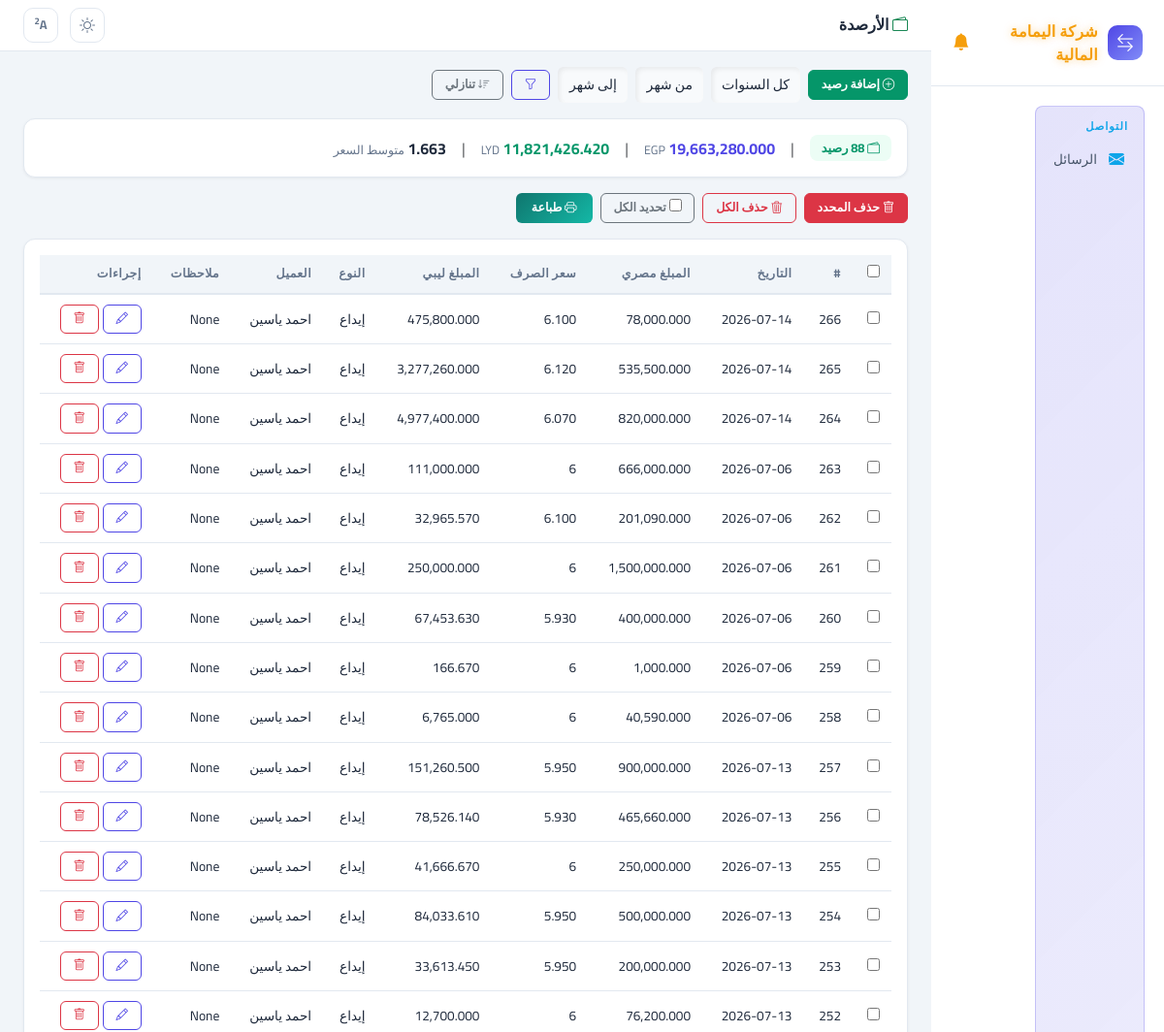
Page /capital/ (upper part) on the earlier database version.
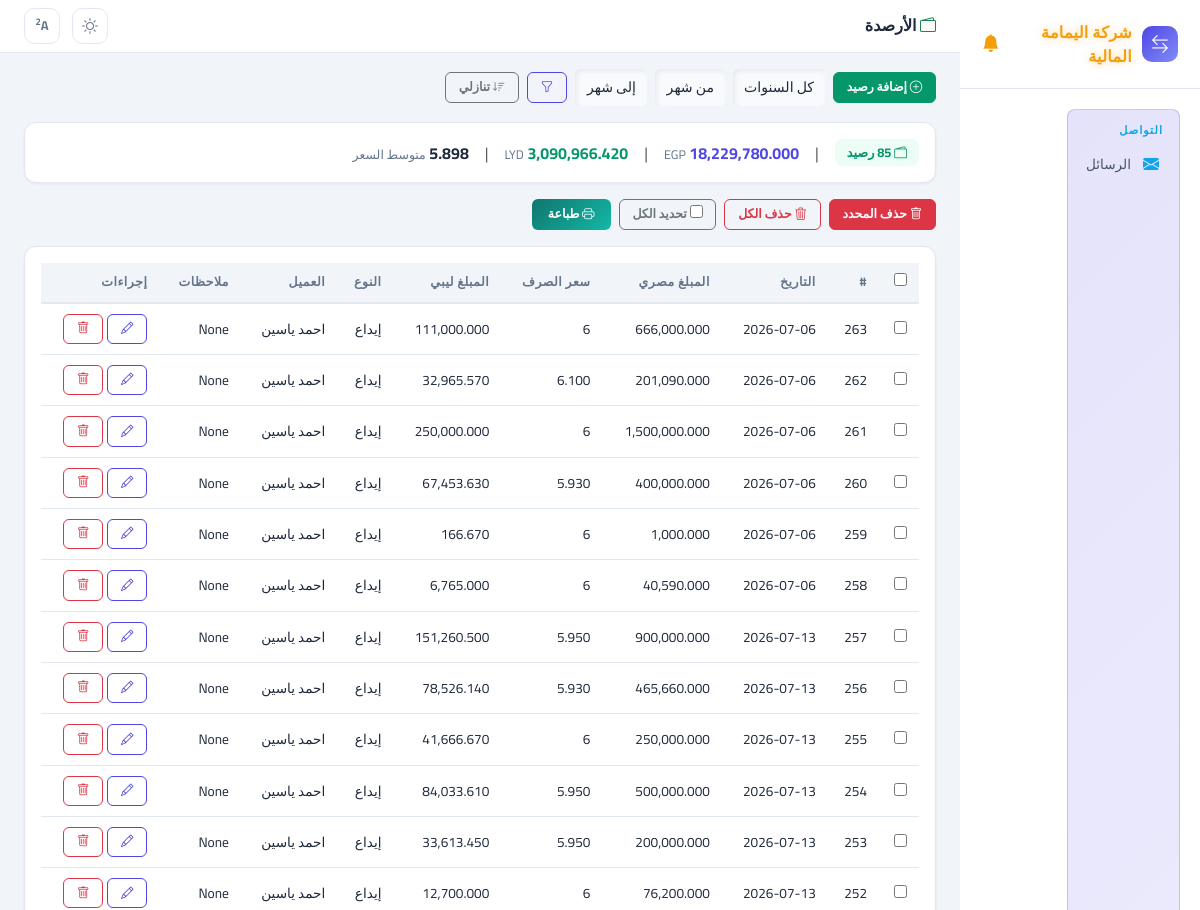
Same page on the later database version.
### access_app/models.py (models this page shows, shortened)
class Capital(models.Model):
    cash_in = models.FloatField(verbose_name="وارد نقدي", null=True, blank=True)
    libyan_cash = models.FloatField(verbose_name="نقدي ليبي", null=True, blank=True)
    date = models.DateField(verbose_name="التاريخ", null=True, blank=True)
    in_type = models.CharField(max_length=200, verbose_name="نوع الإيداع", null=True, blank=True)
    from_source = models.ForeignKey(FromSource, on_delete=models.SET_NULL, null=True, blank=True, verbose_name="من")
    exchange_rate = models.FloatField(verbose_name="سعر الصرف", null=True, blank=True)
    balance_type = models.ForeignKey(BalanceType, on_delete=models.SET_NULL, null=True, blank=True, verbose_name="نوع الرصيد")
    remarks = models.TextField(verbose_name="ملاحظات", null=True, blank=True)
    client = models.ForeignKey("ClientBalance", on_delete=models.SET_NULL, null=True, blank=True, verbose_name="رصيد من")
    class Meta:
        verbose_name = "رصيد"
        verbose_name_plural = "الأرصدة"

class ClientBalance(models.Model):
    name = models.CharField(max_length=200, verbose_name="الاسم")
    phone = models.CharField(max_length=20, verbose_name="رقم الهاتف", blank=True, null=True)
    egp_balance = models.FloatField(verbose_name="الرصيد المصري", default=0)
    lyd_balance = models.FloatField(verbose_name="الرصيد الليبي", default=0)
    last_updated = models.DateTimeField(verbose_name="آخر تحديث", auto_now=True)
    class Meta:
        verbose_name = "رصيد عميل"
        verbose_name_plural = "أرصدة العملاء"

### access_app/views.py (the view, shortened to what this page needs)
# urls.py: path('capital/', views.capital_list, name='capital_list'),
def capital_list(request):
    order = request.GET.get("order", "desc")
    order_field = "-id" if order == "desc" else "id"
    qs = Capital.objects.select_related("client", "from_source").all().order_by(order_field)
    q = request.GET.get("q", "").strip()
    date_from = request.GET.get("date_from", "").strip()
    date_to = request.GET.get("date_to", "").strip()
    client_id = request.GET.get("client", "").strip()
    year = request.GET.get("year", "").strip()
    month_from = request.GET.get("month_from", "").strip()
    month_to = request.GET.get("month_to", "").strip()
    if date_from:
        qs = qs.filter(date__gte=date_from)
    if date_to:
        qs = qs.filter(date__lte=date_to)
    if client_id:
        qs = qs.filter(client_id=client_id)
    if year:
        qs = qs.filter(date__year=year)
    if month_from:
        qs = qs.filter(date__month__gte=month_from)
    if month_to:
        qs = qs.filter(date__month__lte=month_to)
    agg = qs.aggregate(
        total_egp=Sum("cash_in"),
        total_lyd=Sum("libyan_cash"),
    )
    total_egp_val = agg["total_egp"] or 0
    total_lyd_val = agg["total_lyd"] or 0
    avg_rate = round(total_egp_val / total_lyd_val, 3) if total_lyd_val else 0
    filtered_count = qs.count()
    total_count = Capital.objects.count()
    clients = ClientBalance.objects.all().order_by("name")
    is_filtered = bool(q or date_from or date_to or client_id or year or month_from or month_to)
    return render(request, "capital_list.html", {
        "title": "الأرصدة",
        "capitals": qs,
        "clients": clients,
        "q": q,
        "date_from": date_from,
        "date_to": date_to,
        "selected_client": client_id,
        "selected_year": year,
        "selected_month_from": month_from,
        "selected_month_to": month_to,
        "total_egp": total_egp_val,
        "total_lyd": total_lyd_val,
        "avg_rate": avg_rate,
        "order": order,
        "filtered_count": filtered_count,
        "total_count": total_count,
        "is_filtered": is_filtered,
    })

### access_app/context_processors.py (called while the page is built, shortened)
def carryover_reminder(request):
    now = datetime.now()
    prev_year = now.year - 1 if now.month == 1 else now.year
    prev_month = 12 if now.month == 1 else now.month - 1
    dismissed = request.session.get("carryover_reminder_dismissed")
    if dismissed == f"{prev_year}-{prev_month}":
        return {"carryover_reminder": None}
    clients = ClientBalance.objects.all().order_by("name")
    warning_clients = []
    for client in clients:
        has_data = Capital.objects.filter(
            client=client, date__year=prev_year, date__month=prev_month
        ).exists()
        if not has_data:
            continue
    if not warning_clients:
        return {"carryover_reminder": None}

def current_user_processor(request):
    user_id = request.session.get("user_id")
    if user_id:
        try:
            user = SystemUser.objects.get(id=user_id)
            return {"current_user": user}
        except SystemUser.DoesNotExist:
            pass
    return {"current_user": None}

def maintenance_processor(request):
    from .models import SystemSetting
    setting = SystemSetting.get()
    return {"maintenance_mode": setting.maintenance_mode, "maintenance_message": setting.maintenance_message}

def import_alerts_processor(request):
    unread = ImportAlert.objects.filter(is_read=False).count()
    return {"import_alerts_unread": unread}

### access_app/models.py (called while the page is built)
    @classmethod
    def get(cls):
        obj, _ = cls.objects.get_or_create(id=1)
        return obj

### access_app/templatetags/app_tags.py (called while the page is built)
@register.filter(name="fmt")
def fmt_amount(value):
    try:
        return f"{float(value):,.3f}"
    except (ValueError, TypeError):
        return value or "-"

@register.filter(name="split")
def split_filter(value, sep=","):
    if not value:
        return []
    return str(value).split(sep)

### access_app/templates/capital_list.html (shortened to what this page needs)
{% extends "base.html" %}
{% load app_tags %}
{% load l10n %}
{% block page_title %}<i class="bi bi-wallet2 text-success"></i> الأرصدة{% endblock %}
{% block content %}
<div class="d-flex align-items-center gap-2 mb-3 flex-wrap">
    <a href="{% url 'add_capital' %}" class="btn btn-success btn-sm"><i class="bi bi-plus-circle"></i> إضافة رصيد</a>
    <form method="get" class="d-flex gap-2 align-items-center" id="filterForm">
        <select name="year" class="form-select form-select-sm" style="width:auto;">
            <option value="">كل السنوات</option>
        </select>
        <select name="month_from" class="form-select form-select-sm" style="width:auto;">
            <option value="">من شهر</option>
        </select>
        <select name="month_to" class="form-select form-select-sm" style="width:auto;">
            <option value="">إلى شهر</option>
        </select>
        <button type="submit" class="btn btn-outline-primary btn-sm"><i class="bi bi-funnel"></i></button>
    </form>
    <a href="?order={% if order == 'desc' %}asc{% else %}desc{% endif %}" class="btn btn-outline-secondary btn-sm" style="text-decoration:none">
        <i class="bi bi-sort-{% if order == 'desc' %}down{% else %}up{% endif %}"></i>
        {% if order == 'desc' %}تنازلي{% else %}تصاعدي{% endif %}
    </a>
</div>
<div class="stat-card p-3 mb-3">
    <div class="d-flex gap-3 flex-wrap align-items-center">
        {% if is_filtered %}
        <span style="background:var(--warning-bg);color:var(--warning);padding:4px 12px;border-radius:8px;font-size:.8rem;font-weight:700">
            <i class="bi bi-funnel-fill"></i> فلتر: {{ filtered_count }} من {{ total_count }} رصيد
        </span>
        <span class="text-muted">|</span>
        {% else %}
        <span style="background:#ecfdf5;color:#059669;padding:4px 12px;border-radius:8px;font-size:.8rem;font-weight:700">
            <i class="bi bi-wallet2"></i> {{ total_count }} رصيد
        </span>
        <span class="text-muted">|</span>
        {% endif %}
        <span><strong style="color:var(--primary)">{{ total_egp|fmt }}</strong> <span style="font-size:.78rem;color:var(--text-muted)">EGP</span></span>
        <span class="text-muted">|</span>
        <span><strong style="color:var(--success)">{{ total_lyd|fmt }}</strong> <span style="font-size:.78rem;color:var(--text-muted)">LYD</span></span>
        <span class="text-muted">|</span>
        <span><strong>{{ avg_rate|floatformat:"-3u" }}</strong> <span style="font-size:.78rem;color:var(--text-muted)">متوسط السعر</span></span>
    </div>
</div>
<form id="bulkForm" method="post" action="{% url 'bulk_delete_capital' %}">
    <div class="d-flex gap-2 mb-3 flex-wrap">
        <button type="button" class="btn btn-danger btn-sm" onclick="deleteSelected()"><i class="bi bi-trash"></i> حذف المحدد</button>
        <button type="button" class="btn btn-outline-danger btn-sm" onclick="clearAll()"><i class="bi bi-trash3"></i> حذف الكل</button>
        <label class="btn btn-outline-secondary btn-sm" style="cursor:pointer;">
            <input type="checkbox" id="selectAll" onchange="toggleAll(this)"> تحديد الكل
        </label>
        <button type="button" class="btn btn-sm" onclick="printPage()" style="background:linear-gradient(135deg,#0f766e,#14b8a6);color:#fff;border:none;padding:6px 16px;border-radius:6px;font-weight:700;margin-left:auto"><i class="bi bi-printer"></i> طباعة</button>
    </div>
    <div class="stat-card p-3">
        <div class="table-responsive">
            <table class="table-app">
                <thead>
                    <tr>
                        <th style="width:40px;"><input type="checkbox" id="selectAllTh" onchange="toggleAll(this)"></th>
                        <th>#</th>
                        <th>التاريخ</th>
                        <th>المبلغ مصري</th>
                        <th>سعر الصرف</th>
                        <th>المبلغ ليبي</th>
                        <th>النوع</th>
                        <th>العميل</th>
                        <th>ملاحظات</th>
                        <th>إجراءات</th>
                    </tr>
                </thead>
                <tbody>
                    {% for c in capitals %}
                    <tr id="{% if forloop.first %}firstRow{% endif %}{% if forloop.last %}lastRow{% endif %}" style="cursor:pointer" onclick="if(event.target.tagName!=='INPUT'&&event.target.tagName!=='A'&&event.target.tagName!=='I'&&!event.target.closest('a'))window.location='{% url 'edit_capital' c.id %}'">
                        <td><input type="checkbox" name="ids" value="{{ c.id }}" class="row-check"></td>
                        <td>{{ c.id }}</td>
                        <td>{{ c.date|date:"Y-m-d" }}</td>
                        <td>{{ c.cash_in|fmt }}</td>
                        <td>{{ c.exchange_rate|floatformat:"-3u" }}</td>
                        <td>{{ c.libyan_cash|fmt }}</td>
                        <td>{{ c.in_type|default:"-" }}</td>
                        <td>{{ c.client.name|default:"-" }}</td>
                        <td>{{ c.remarks|truncatechars:20|default:"" }}</td>
                        <td onclick="event.stopPropagation()">
                            <div class="d-flex gap-1">
                                <a href="{% url 'edit_capital' c.id %}" class="btn btn-outline-primary btn-sm"><i class="bi bi-pencil"></i></a>
                                <a href="{% url 'delete_capital' c.id %}" class="btn btn-outline-danger btn-sm" onclick="return confirm('حذف هذا الرصيد؟')"><i class="bi bi-trash"></i></a>
                            </div>
                        </td>
                    </tr>
                    {% empty %}
                    <tr><td colspan="10" class="text-center text-muted">لا توجد أرصدة</td></tr>
                    {% endfor %}
                </tbody>
            </table>
        </div>
    </div>
</form>
{% endblock %}

### access_app/templates/base.html (shortened to what this page needs)
<!DOCTYPE html>
<html lang="ar" dir="rtl">
<head>
    <link href="https://cdn.jsdelivr.net/npm/bootstrap@5.3.0/dist/css/bootstrap.min.css" rel="stylesheet">
    <link href="https://cdn.jsdelivr.net/npm/bootstrap-icons@1.11.0/font/bootstrap-icons.css" rel="stylesheet">
</head>
<body>
    <div class="app-layout">
        <div class="sidebar" id="sidebar">
            <div class="brand">
                <div class="logo"><i class="bi bi-arrow-left-right"></i></div>
                <span>شركة اليمامة المالية</span>
                <div style="margin-right:auto;position:relative;cursor:pointer" onclick="window.location.href='{% url 'messages_inbox' %}'" title="الرسائل">
                    <i class="bi bi-bell-fill" style="font-size:1.1rem;color:#f59e0b;animation:none" id="bellIcon"></i>
                </div>
            </div>
            <div class="nav">
                <div class="sec-box" style="margin-top:8px">
                    <div class="nav-section" style="color:#0ea5e9;padding:4px 8px 6px;">التواصل</div>
                    <a href="{% url 'messages_inbox' %}" class="nav-item" style="padding:7px 10px;{% if '/messages/' in request.path %}background:var(--sidebar-active);color:#fff;{% endif %}">
                        <i class="bi bi-envelope-fill" style="color:#0ea5e9;"></i> الرسائل
                    </a>
                </div>
            </div>
        </div>
        <div class="main-area">
            <div class="topbar">
                <div class="page-title">
                    <h4>{% block page_title %}{% endblock %}</h4>
                </div>
                <div class="topbar-actions">
                    <div class="btn-icon" data-action="toggleTheme" title="السمات اللونية"><i class="bi bi-palette" id="themeIcon"></i></div>
                    <div class="btn-icon" data-action="toggleFontSize" title="حجم الخط" style="font-weight:700;font-size:0.8rem;"><span id="fontIcon">A</span><sup id="fontSizeLabel" style="font-size:0.6rem;">1</sup></div>
                </div>
            </div>
            <div class="page-content">
                {% block content %}{% endblock %}
            </div>
        </div>
    </div>
</body>
</html>

Differences in the rows shown:
removed Capital: id "266", date "2026-07-14", cash_in|fmt "78,000.000", exchange_rate "6.100", libyan_cash|fmt "475,800.000", in_type "إيداع", client.name "احمد ياسين", remarks "None"
removed Capital: id "265", date "2026-07-14", cash_in|fmt "535,500.000", exchange_rate "6.120", libyan_cash|fmt "3,277,260.000", in_type "إيداع", client.name "احمد ياسين", remarks "None"
removed Capital: id "264", date "2026-07-14", cash_in|fmt "820,000.000", exchange_rate "6.070", libyan_cash|fmt "4,977,400.000", in_type "إيداع", client.name "احمد ياسين", remarks "None"
Other differences:
{{ total_count }}: "88" → "85"
{{ total_egp|fmt }}: "19,663,280.000" → "18,229,780.000"
{{ total_lyd|fmt }}: "11,821,426.420" → "3,090,966.420"
{{ avg_rate|floatformat:"-3u" }}: "1.663" → "5.898"
